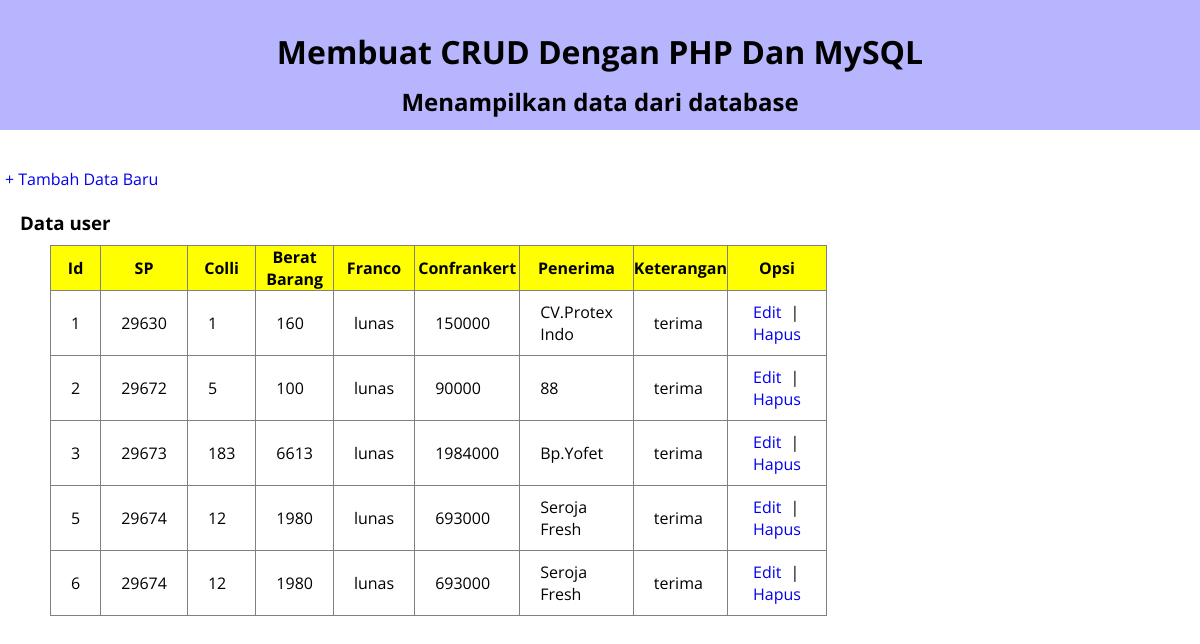
The page / on the database its author committed.
### tables this page shows
CREATE TABLE `tb_data` (
  `id` int(11) NOT NULL,
  `SP` int(11) NOT NULL,
  `colli` int(11) NOT NULL,
  `berat_barang` int(11) NOT NULL,
  `franco` text NOT NULL,
  `confrankert` int(11) NOT NULL,
  `penerima_barang` varchar(50) NOT NULL,
  `keterangan` text NOT NULL
);

### index.php (the view, shortened to what this page needs)
<!DOCTYPE html>
<html lang="en">
<head>
</head>
<body data-rsssl=1>
    <div class="judul">
        <h1>Membuat CRUD Dengan PHP Dan MySQL</h1>
        <h2>Menampilkan data dari database</h2>
    </div>
    <br/>
    <br/>
    <a class="tombol" href="tambah.php">+ Tambah Data Baru</a>
    <h3>Data user</h3>
    <table border="1" class="table">
        <tr>
            <th bgcolor="yellow">Id</th>
            <th bgcolor="yellow">SP</th>
            <th bgcolor="yellow">Colli</th>
            <th bgcolor="yellow">Berat Barang</th>
            <th bgcolor="yellow">Franco</th>
            <th bgcolor="yellow">Confrankert</th>
            <th bgcolor="yellow">Penerima</th>
            <th bgcolor="yellow">Keterangan</th>
            <th bgcolor="yellow">Opsi</th>
        </tr>
    <?php
    include "koneksi.php";
    $query_mysql = mysqli_query($mysqli, "SELECT * FROM tb_data");
    while($data = mysqli_fetch_array($query_mysql)){
    ?>
        <tr>
            <td> <?php echo $data['id']; ?> </td>
            <td> <?php echo $data['SP']; ?> </td>
            <td> <?php echo $data['colli']; ?> </td>
            <td> <?php echo $data['berat_barang']; ?> </td>
            <td> <?php echo $data['franco']; ?> </td>
            <td> <?php echo $data['confrankert']; ?> </td>
            <td> <?php echo $data['penerima_barang']; ?> </td>
            <td> <?php echo $data['keterangan']; ?> </td>
            <td>
            <a class="edit" href="edit.php?id= <?php echo $data['id']; ?>">Edit</a> |
            <a class="hapus" href="hapus.php?id= <?php echo $data['id']; ?>">Hapus</a>
            </td>
        </tr>
        <?php  } ?>
    </table>
</body>
</html>

### index.php (style rules this page uses)
body { font-family: 'roboto'; color: #000; }
.judul { background: #b8b5ff; padding: 10px; text-align: center; }
.judul h1,h2,h3 { height: 15px ; padding: 20px; }
a { padding: 5px; text-decoration: none; }
.table { border-collapse: collapse; margin-left: 50px; margin-right: 50px; width: 60%; }
table.table th th , table.table tr td { padding: 10px 20px ; }
* { margin: 0; padding: 0; outline: 0; font-family: 'Open Sans', sans-serif; }

### rows shown on the page
tb_data: id "1", SP "29630", colli "1", berat_barang "160", franco "lunas", confrankert "150000", penerima_barang "CV.Protex Indo", keterangan "terima"
tb_data: id "2", SP "29672", colli "5", berat_barang "100", franco "lunas", confrankert "90000", penerima_barang "88", keterangan "terima"
tb_data: id "3", SP "29673", colli "183", berat_barang "6613", franco "lunas", confrankert "1984000", penerima_barang "Bp.Yofet", keterangan "terima"
tb_data: id "5", SP "29674", colli "12", berat_barang "1980", franco "lunas", confrankert "693000", penerima_barang "Seroja Fresh", keterangan "terima"
tb_data: id "6", SP "29674", colli "12", berat_barang "1980", franco "lunas", confrankert "693000", penerima_barang "Seroja Fresh", keterangan "terima"
